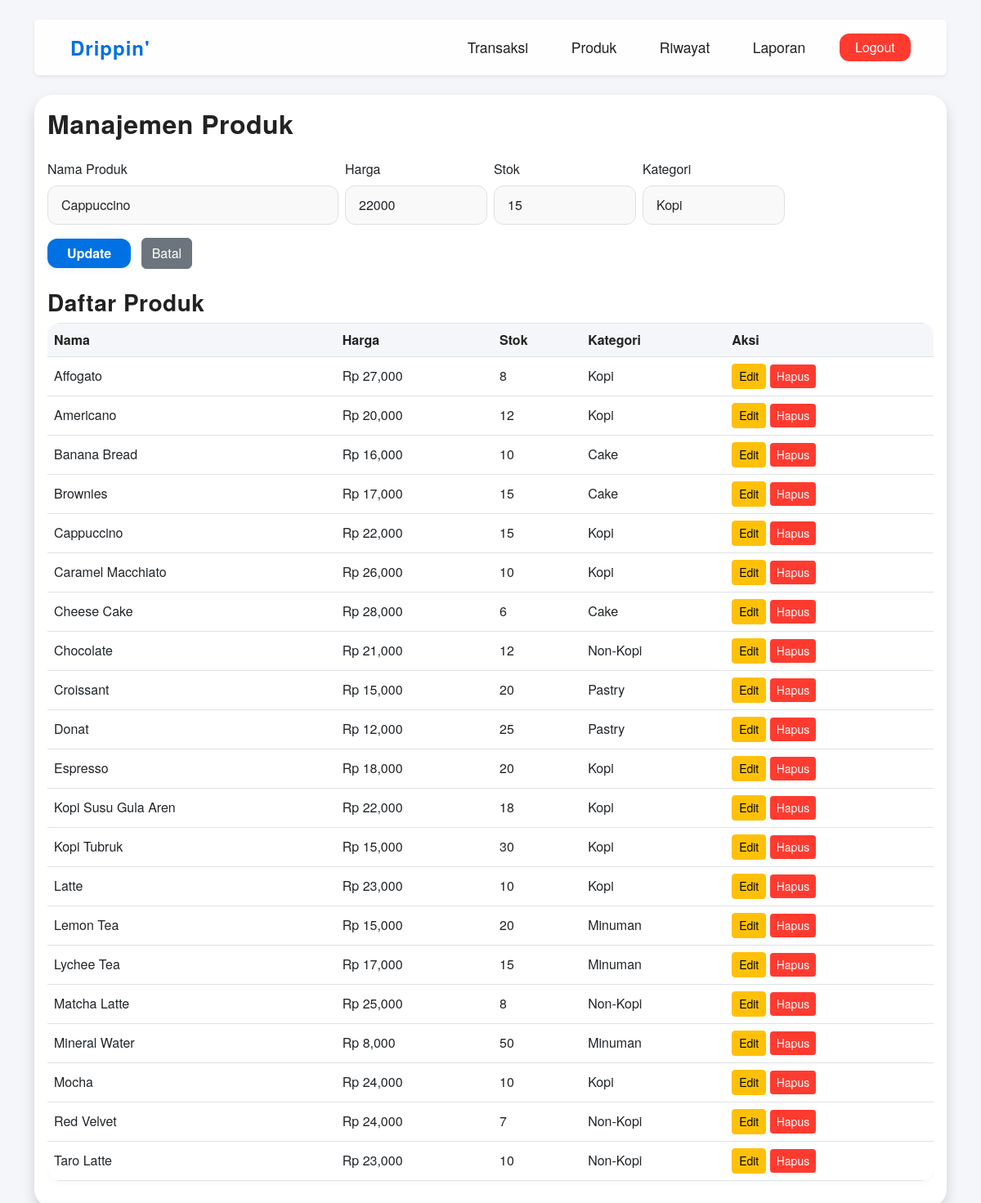
The app's page /produk.php?edit=2 (signed in) with its own data.
### tables this page shows
CREATE TABLE `produk` (
  `id` int(11) NOT NULL,
  `nama_produk` varchar(100) NOT NULL,
  `harga` int(11) NOT NULL,
  `stok` int(11) NOT NULL,
  `kategori` varchar(50) NOT NULL
);

### produk.php (the view, shortened to what this page needs)
<?php
include 'config/db.php';
$edit = null;
if (isset($_GET['edit'])) {
    $id = $_GET['edit'];
    $q = mysqli_query($conn, "SELECT * FROM produk WHERE id='$id'");
    $edit = mysqli_fetch_assoc($q);
}
?>
<!DOCTYPE html>
<html>
<head>
    <link href="https://cdn.jsdelivr.net/npm/bootstrap@5.3.0/dist/css/bootstrap.min.css" rel="stylesheet">
    <link rel="stylesheet" href="assets/style.css">
</head>
<body class="page-fade">
<div class="container">
    <nav class="navbar navbar-expand-lg navbar-light bg-white shadow-sm rounded mb-4">
        <div class="container-fluid">
            <a class="navbar-brand fw-bold" href="#">Drippin'</a>
            <div>
                <a href="index.php" class="btn btn-link">Transaksi</a>
                <a href="produk.php" class="btn btn-link">Produk</a>
                <a href="riwayat.php" class="btn btn-link">Riwayat</a>
                <a href="laporan.php" class="btn btn-link">Laporan</a>
                <a href="logout.php" class="btn btn-danger ms-2">Logout</a>
            </div>
        </div>
    </nav>
    <div class="card shadow mb-4">
        <div class="card-body">
            <h2 class="mb-4">Manajemen Produk</h2>
            <form method="post" class="mb-4">
                <div class="row g-2 align-items-center">
                    <div class="col-md-4">
                        <label class="form-label">Nama Produk</label>
                        <input type="text" name="nama_produk" value="<?= $edit ? $edit['nama_produk'] : '' ?>" class="form-control" required>
                    </div>
                    <div class="col-md-2">
                        <label class="form-label">Harga</label>
                        <input type="number" name="harga" value="<?= $edit ? $edit['harga'] : '' ?>" class="form-control" required>
                    </div>
                    <div class="col-md-2">
                        <label class="form-label">Stok</label>
                        <input type="number" name="stok" value="<?= $edit ? $edit['stok'] : '' ?>" class="form-control" required>
                    </div>
                    <div class="col-md-2">
                        <label class="form-label">Kategori</label>
                        <input type="text" name="kategori" value="<?= $edit ? $edit['kategori'] : '' ?>" class="form-control" required>
                    </div>
                    <div class="col-md-12 mt-2">
                        <button class="btn btn-primary px-4" type="submit" name="<?= $edit ? 'edit' : 'tambah' ?>">
                            <?= $edit ? 'Update' : 'Tambah' ?>
                        </button>
                        <?php if ($edit) echo '<a class="btn btn-secondary ms-2" href="produk.php">Batal</a>'; ?>
                    </div>
                </div>
            </form>
            <h3 class="mt-4">Daftar Produk</h3>
            <div class="table-responsive">
                <table class="table table-bordered align-middle">
                    <tr><th>Nama</th><th>Harga</th><th>Stok</th><th>Kategori</th><th>Aksi</th></tr>
                    <?php
                    $q = mysqli_query($conn, "SELECT * FROM produk ORDER BY nama_produk");
                    while ($row = mysqli_fetch_assoc($q)) {
                        echo "<tr>
                            <td>{$row['nama_produk']}</td>
                            <td>Rp ".number_format($row['harga'])."</td>
                            <td>{$row['stok']}</td>
                            <td>{$row['kategori']}</td>
                            <td>
                                <a class='btn btn-warning btn-sm' href='?edit={$row['id']}'>Edit</a>
                                <a class='btn btn-danger btn-sm' href='?hapus={$row['id']}' onclick=\"return confirm('Hapus produk?')\">Hapus</a>
                            </td>
                        </tr>";
                    }
                    ?>
                </table>
            </div>
        </div>
    </div>
</div>
</body>
</html>

### assets/style.css (style rules this page uses)
body, html { background: #f5f6fa; font-family: 'Helvetica Neue', Helvetica, Arial, sans-serif; color: #222; min-height: 100vh; }
.navbar { background: rgba(255,255,255,0.95)!important; box-shadow: 0 2px 12px 0 rgba(0,0,0,0.04); border-radius: 18px; margin-top: 24px; margin-bottom: 32px; padding: 0.7rem 2rem; }
.navbar .navbar-brand { font-weight: 700; font-size: 1.5rem; letter-spacing: 1px; color: #0071e3 !important; }
.navbar .btn-link { color: #222 !important; font-weight: 500; font-size: 1.1rem; margin-right: 10px; transition: color 0.2s, background 0.2s; text-decoration: none !important; border-radius: 10px; padding: 6px 18px; }
.navbar .btn-danger { border-radius: 12px; font-weight: 500; padding: 0.3rem 1.2rem; }
.card { border-radius: 22px; border: none; box-shadow: 0 4px 24px 0 rgba(0,0,0,0.07); background: #fff; }
.card-title, h2, h3 { color: #222; font-weight: 700; letter-spacing: 0.5px; }
.btn-primary, .btn-success, .btn-info { border-radius: 12px; font-weight: 600; font-size: 1rem; box-shadow: 0 2px 8px 0 rgba(0,113,227,0.08); border: none; transition: background 0.2s, box-shadow 0.2s; }
.btn-primary { background: #0071e3; }
.btn-danger { background: #ff3b30; border: none; }
.table { background: #fff; border-radius: 16px; overflow: hidden; box-shadow: 0 2px 8px 0 rgba(0,0,0,0.04); }
.table th { background: #f5f6fa; color: #222; font-weight: 600; border: none; }
.table td { border: none; }
input, select, .form-control { border-radius: 12px !important; border: 1px solid #e0e0e0 !important; background: #f9f9f9 !important; font-size: 1rem; padding: 0.7rem 1rem; margin-bottom: 0.5rem; }
.page-fade { animation: pageFadeIn 0.5s cubic-bezier(.39,.575,.565,1.000); }

### records on screen
produk: nama_produk "Cappuccino", harga "22000", stok "15", kategori "Kopi", harga "22,000"
produk: nama_produk "Affogato", harga "27,000", stok "8", kategori "Kopi"
produk: nama_produk "Americano", harga "20,000", stok "12", kategori "Kopi"
produk: nama_produk "Banana Bread", harga "16,000", stok "10", kategori "Cake"
produk: nama_produk "Brownies", harga "17,000", stok "15", kategori "Cake"
produk: nama_produk "Caramel Macchiato", harga "26,000", stok "10", kategori "Kopi"
produk: nama_produk "Cheese Cake", harga "28,000", stok "6", kategori "Cake"
produk: nama_produk "Chocolate", harga "21,000", stok "12", kategori "Non-Kopi"
produk: nama_produk "Croissant", harga "15,000", stok "20", kategori "Pastry"
produk: nama_produk "Donat", harga "12,000", stok "25", kategori "Pastry"
produk: nama_produk "Espresso", harga "18,000", stok "20", kategori "Kopi"
produk: nama_produk "Kopi Susu Gula Aren", harga "22,000", stok "18", kategori "Kopi"
produk: nama_produk "Kopi Tubruk", harga "15,000", stok "30", kategori "Kopi"
produk: nama_produk "Latte", harga "23,000", stok "10", kategori "Kopi"
produk: nama_produk "Lemon Tea", harga "15,000", stok "20", kategori "Minuman"
produk: nama_produk "Lychee Tea", harga "17,000", stok "15", kategori "Minuman"
produk: nama_produk "Matcha Latte", harga "25,000", stok "8", kategori "Non-Kopi"
produk: nama_produk "Mineral Water", harga "8,000", stok "50", kategori "Minuman"
produk: nama_produk "Mocha", harga "24,000", stok "10", kategori "Kopi"
produk: nama_produk "Red Velvet", harga "24,000", stok "7", kategori "Non-Kopi"
produk: nama_produk "Taro Latte", harga "23,000", stok "10", kategori "Non-Kopi"
